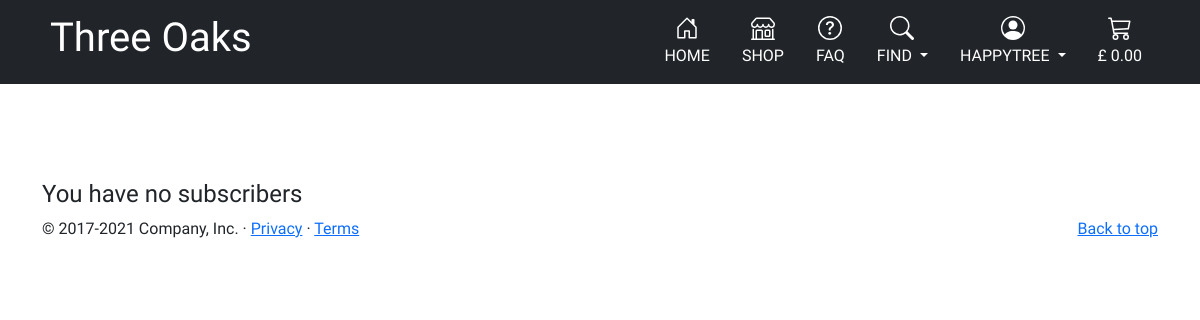
Page /newsletter/subscribers (signed in) on the earlier database version.
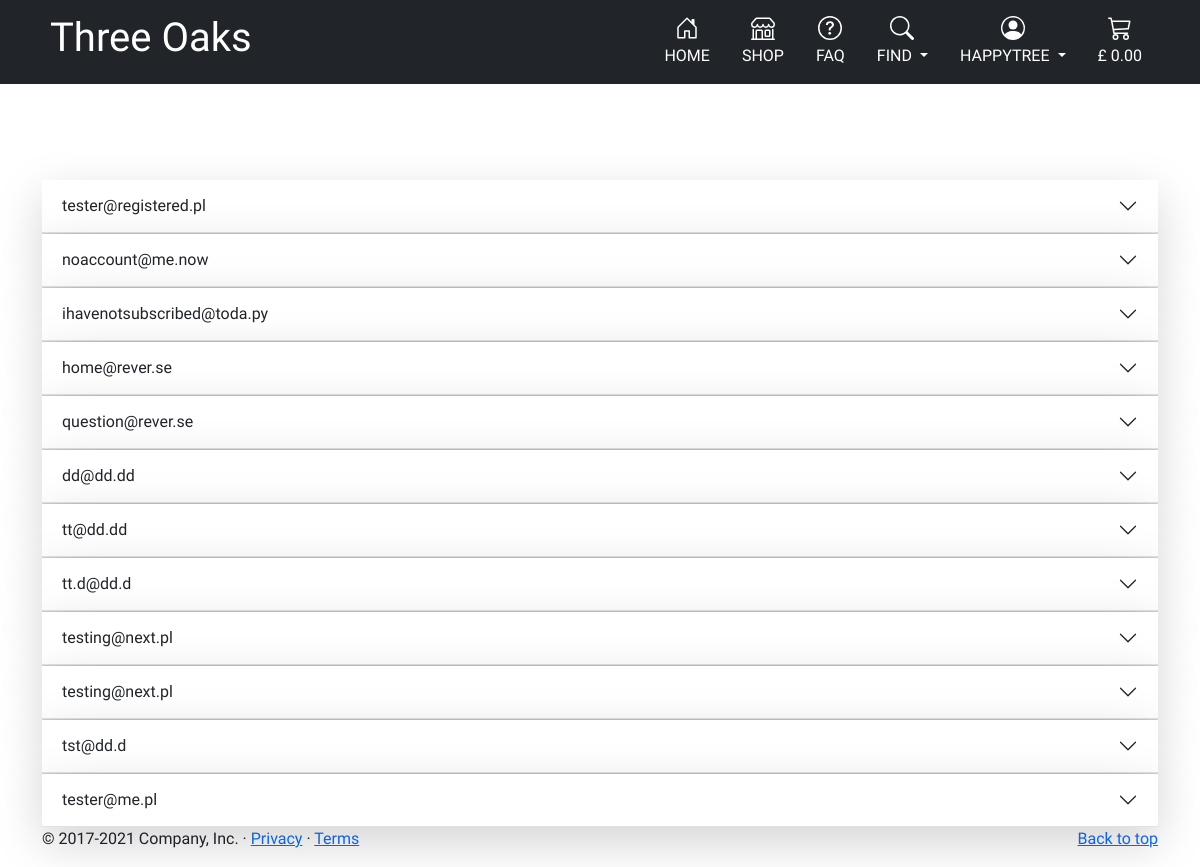
Same page on the later database version.
### newsletter/models.py (models this page shows)
class Subscriber(models.Model):
    email = models.EmailField(max_length=254, blank=False, null=False)
    subscribed = models.BooleanField(default=False, blank=False, null=False)
    accepted_privacy_policy = models.BooleanField(default=False,
                                                  blank=False, null=False)
    registered_user = models.ForeignKey(
                User, on_delete=models.SET_NULL, blank=True, null=True,
                related_name='newsletter_subscriber')
    created_on = models.DateTimeField(auto_now=True, editable=False)
    updated_on = models.DateTimeField(auto_now=True, editable=False)

### newsletter/views.py (the view)
# urls.py: path('subscribers', views.subscribers, name='subscribers'),
@login_required
def subscribers(request):
    subscriber_list = Subscriber.objects.order_by('-created_on')
    context = {
        'subscriber_list': subscriber_list,
    }
    return render(request, 'newsletter/subscribers.html', context)

### trolley/contexts.py (called while the page is built, shortened)
def trolley_contents(request):
    trolley_items = []
    total = 0
    tree_count = 0
    trolley = request.session.get('trolley', {})
    if total < settings.FREE_DELIVERY_THRESHOLD:
        delivery = total * Decimal(settings.STANDARD_DELIVERY_PERCENTAGE / 100)
        free_delivery_delta = settings.FREE_DELIVERY_THRESHOLD - total
    else:
        delivery = 0
        free_delivery_delta = 0
    grand_total = delivery + total
    context = {
        'trolley_items': trolley_items,
        'total': total,
        'tree_count': tree_count,
        'delivery': delivery,
        'free_delivery_delta': free_delivery_delta,
        'free_delivery_threshold': settings.FREE_DELIVERY_THRESHOLD,
        'grand_total': grand_total,
    }
    return context

### newsletter/templates/newsletter/subscribers.html (shortened to what this page needs)
{% extends "base.html" %}
{% load static %}
{% block content %}
{% if user.is_superuser %}
<main class="mt-5 pt-5">
  <div class="container">
    <div class="accordion accordion-flush" id="list-of-subscribers">
      {% for subscriber in subscriber_list %}
      <div class="accordion-item">
        <h2 class="accordion-header" id="heading-{{ subscriber.id }}">
          <button class="accordion-button collapsed border-bottom border-muted shadow-lg"
                  type="button" data-bs-toggle="collapse" data-bs-target="#subscriber-id-{{ subscriber.id }}"
                  aria-expanded="true" aria-controls="subscriber-id-{{ subscriber.id }}">
            {{ subscriber.email }}
          </button>
        </h2>
      </div>
      {% empty %}
      <h4>You have no subscribers
      </h4>
      {% endfor %}
    </div>
  </div>
</main>
{% endif %}
{% endblock %}

Differences in the rows shown:
added Subscriber: email "tester@registered.pl"
added Subscriber: email "noaccount@me.now"
added Subscriber: email "ihavenotsubscribed@toda.py"
added Subscriber: email "home@rever.se"
added Subscriber: email "question@rever.se"
added Subscriber: email "dd@dd.dd"
added Subscriber: email "tt@dd.dd"
added Subscriber: email "tt.d@dd.d"
added Subscriber: email "testing@next.pl"
added Subscriber: email "testing@next.pl"
added Subscriber: email "tst@dd.d"
added Subscriber: email "tester@me.pl"
Other differences:
text no longer shown: "You have no subscribers"
